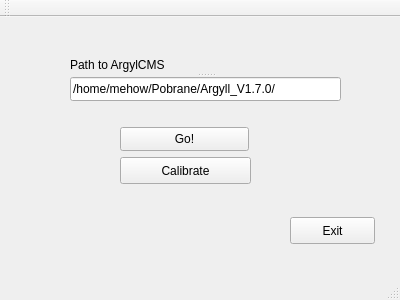
<?xml version="1.0" encoding="UTF-8"?>
<ui version="4.0">
 <class>CRI</class>
 <widget class="QMainWindow" name="CRI">
  <property name="geometry">
   <rect>
    <x>0</x>
    <y>0</y>
    <width>400</width>
    <height>300</height>
   </rect>
  </property>
  <property name="windowTitle">
   <string>CRI</string>
  </property>
  <widget class="QWidget" name="centralWidget">
   <widget class="QPushButton" name="pushButton">
    <property name="geometry">
     <rect>
      <x>120</x>
      <y>110</y>
      <width>129</width>
      <height>24</height>
     </rect>
    </property>
    <property name="text">
     <string>Go!</string>
    </property>
   </widget>
   <widget class="QPushButton" name="Exit_Button">
    <property name="geometry">
     <rect>
      <x>290</x>
      <y>200</y>
      <width>85</width>
      <height>27</height>
     </rect>
    </property>
    <property name="text">
     <string>Exit</string>
    </property>
   </widget>
   <widget class="QPushButton" name="Calibrate_button">
    <property name="geometry">
     <rect>
      <x>120</x>
      <y>140</y>
      <width>131</width>
      <height>27</height>
     </rect>
    </property>
    <property name="text">
     <string>Calibrate</string>
    </property>
   </widget>
   <widget class="QSplitter" name="splitter">
    <property name="geometry">
     <rect>
      <x>70</x>
      <y>40</y>
      <width>271</width>
      <height>44</height>
     </rect>
    </property>
    <property name="orientation">
     <enum>Qt::Vertical</enum>
    </property>
    <widget class="QLabel" name="label">
     <property name="text">
      <string>Path to ArgylCMS</string>
     </property>
    </widget>
    <widget class="QLineEdit" name="lineEdit">
     <property name="text">
      <string>/home/mehow/Pobrane/Argyll_V1.7.0/</string>
     </property>
    </widget>
   </widget>
  </widget>
  <widget class="QMenuBar" name="menuBar">
   <property name="geometry">
    <rect>
     <x>0</x>
     <y>0</y>
     <width>400</width>
     <height>27</height>
    </rect>
   </property>
  </widget>
  <widget class="QToolBar" name="mainToolBar">
   <attribute name="toolBarArea">
    <enum>TopToolBarArea</enum>
   </attribute>
   <attribute name="toolBarBreak">
    <bool>false</bool>
   </attribute>
  </widget>
  <widget class="QStatusBar" name="statusBar"/>
 </widget>
 <layoutdefault spacing="6" margin="11"/>
 <resources/>
 <connections/>
</ui>
